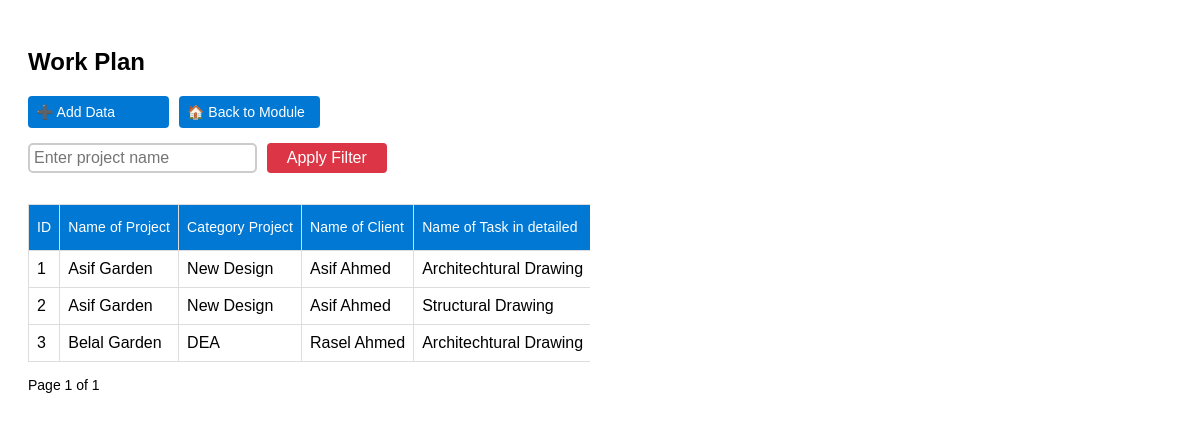
Page /design-department/work_plan/ on the committed database.
### work_plan/models.py (models this page shows, shortened)
class WorkPlan(models.Model):
    id = models.AutoField(primary_key=True)  # Explicit ID field
    project = models.ForeignKey(Project, on_delete=models.CASCADE)
    category_project = models.CharField(max_length=50, choices=CATEGORY_PROJECT_CHOICES)
    client = models.ForeignKey(Customer, on_delete=models.CASCADE)
    task = models.ForeignKey(Task, on_delete=models.CASCADE)
    category_drawing = models.CharField(max_length=50, choices=CATEGORY_DRAWING_CHOICES)
    planned_start = models.DateField()
    planned_finish = models.DateField()
    start_date = models.DateField()
    finish_date = models.DateField()
    progress = models.PositiveIntegerField(default=0, verbose_name="Progress")
    @property
    def planned_duration(self):
        return (self.planned_finish - self.planned_start).days
    @property
    def actual_duration(self):
        return (self.finish_date - self.start_date).days
    @property
    def duration_variance(self):
        return self.actual_duration - self.planned_duration

### project/models.py (models this page shows, shortened)
class Project(models.Model):
    id = models.AutoField(primary_key=True)  # Auto-incrementing ID
    name_of_project = models.CharField(max_length=255)  # Project name
    project_address = models.CharField(max_length=500)  # Project address as CharField
    contact_person_name = models.CharField(max_length=255)  # Name of contact person
    contact_person_number = models.CharField(max_length=20)  # Contact number of contact person

### customer/models.py (models this page shows, shortened)
class Customer(models.Model):
    customer_name = models.CharField(max_length=255)
    customer_email = models.EmailField(unique=True)
    customer_phone = models.CharField(max_length=15, unique=True)
    customer_address = models.TextField(blank=True, null=True)
    created_at = models.DateTimeField(auto_now_add=True)  # Timestamp for when customer was added
    updated_at = models.DateTimeField(auto_now=True)  # Timestamp for last update

### task/models.py (models this page shows, shortened)
class Task(models.Model):
    id = models.AutoField(primary_key=True)  # Auto-incrementing ID
    name_of_task = models.CharField(max_length=255)  # Name of the task
    group_of_task = models.CharField(max_length=255)  # Group the task belongs to

### work_plan/views.py (the view)
# urls.py: path("", work_plan_list, name="work_plan_list"),                         # Display work plan list
def work_plan_list(request):
    query = request.GET.get("q", "")
    work_plans = WorkPlan.objects.select_related("project", "task").order_by("id")
    if query:
        work_plans = work_plans.filter(project__name_of_project__icontains=query)
    paginator = Paginator(work_plans, 10)
    page_number = request.GET.get("page")
    try:
        work_plan_page = paginator.get_page(page_number)
    except (PageNotAnInteger, EmptyPage):
        work_plan_page = paginator.get_page(1)
    return render(request, "work_plan/work_plan_list.html", {
        "work_plan": work_plan_page,
        "query": query
    })

### work_plan/templates/work_plan/work_plan_list.html (shortened to what this page needs)
{% block content %}
{% load dynamic_tags %}
<link rel="stylesheet" href="https://cdn.jsdelivr.net/npm/frappe-gantt@0.5.0/dist/frappe-gantt.css">
<div class="form-container">
  <h2>Work Plan</h2>
  <div class="nav-buttons">
    <a href="{% url 'work_plan_create' %}" class="nav-button">➕ Add Data</a>
    <a href="{% url 'design_department' %}" class="nav-button">🏠 Back to Module</a>
  </div>
  <div class="filter-container">
    <form method="get" style="display: flex; width: 100%; gap: 10px;">
      <input type="text" name="q" value="{{ query }}" class="filter-box" placeholder="Enter project name" />
      <button type="submit" class="apply-button">Apply Filter</button>
    </form>
  </div>
  <div class="scroll-sync-container" style="display: flex; overflow-y: hidden; gap: 20px;">
    <div id="table-panel" style="overflow-y: auto; max-height: 600px; flex: 1;">
      <table class="wide-table">
        <thead>
          <tr>
            <th>ID</th>
            <th>Name of Project</th>
            <th>Category Project</th>
            <th>Name of Client</th>
            <th>Name of Task in detailed</th>
          </tr>
        </thead>
        <tbody>
          {% for plan in work_plan %}
          <tr>
            <td>{{ plan.id }}</td>
            <td>{{ plan.project.name_of_project }}</td>
            <td>{{ plan.category_project }}</td>
            <td>{{ plan.client.customer_name }}</td>
            <td>{{ plan.task.name_of_task }}</td>
          </tr>
          {% empty %}
          <tr><td colspan="15">No work plans found.</td></tr>
          {% endfor %}
        </tbody>
      </table>
    </div>
   <div id="gantt-panel" style="overflow-y: auto; max-height: 800px; flex: 1;">
</div>
  </div>
  <div class="pagination">
    <span>Page {{ work_plan.number }} of {{ work_plan.paginator.num_pages }}</span>
  </div>
</div>
{% endblock %}

### work_plan/templates/work_plan/work_plan_list.html (style rules this page uses)
.form-container { max-width: 100%; margin: 0 auto; padding: 20px; background: white; border-radius: 5px; }
body, th, td, input, a, .nav-button, .filter-box, .apply-button, .action-button { font-family: "Trebuchet MS", sans-serif; }
.nav-buttons { display: flex; gap: 10px; margin-bottom: 15px; }
.nav-button { background: #0078D4; color: white; padding: 8px; border-radius: 4px; text-decoration: none; width: 125px; font-size: 14px; text-align: left; }
.filter-container { display: flex; gap: 10px; margin-bottom: 15px; }
.filter-box { width: 20%; padding: 4px; font-size: 16px; border-radius: 5px; border: 2px solid #ccc; }
.apply-button { width: 120px; background: #dc3545; color: white; padding: 6px; border-radius: 4px; font-size: 16px; border: none; cursor: pointer; text-align: center; }
.wide-table { width: auto; min-width: 1200px; border-collapse: collapse; }
th, td { border: 1px solid #ddd; padding: 3px 8px; text-align: left; height: 16px; white-space: nowrap; }
th { background-color: #0078D4; color: white; font-size: 14px; font-weight: 200; letter-spacing: 0.1px; }
.pagination { margin-top: 15px; display: flex; gap: 10px; align-items: center; font-size: 14px; }
th { height: 46px; }

### rows in the picture
WorkPlan: id "1", project.name_of_project "Asif Garden", category_project "New Design", client.customer_name "Asif Ahmed", task.name_of_task "Architechtural Drawing"
WorkPlan: id "2", project.name_of_project "Asif Garden", category_project "New Design", client.customer_name "Asif Ahmed", task.name_of_task "Structural Drawing"
WorkPlan: id "3", project.name_of_project "Belal Garden", category_project "DEA", client.customer_name "Rasel Ahmed", task.name_of_task "Architechtural Drawing"

### other values in the picture
{{ work_plan.number }} "1"
{{ work_plan.paginator.num_pages }} "1"
